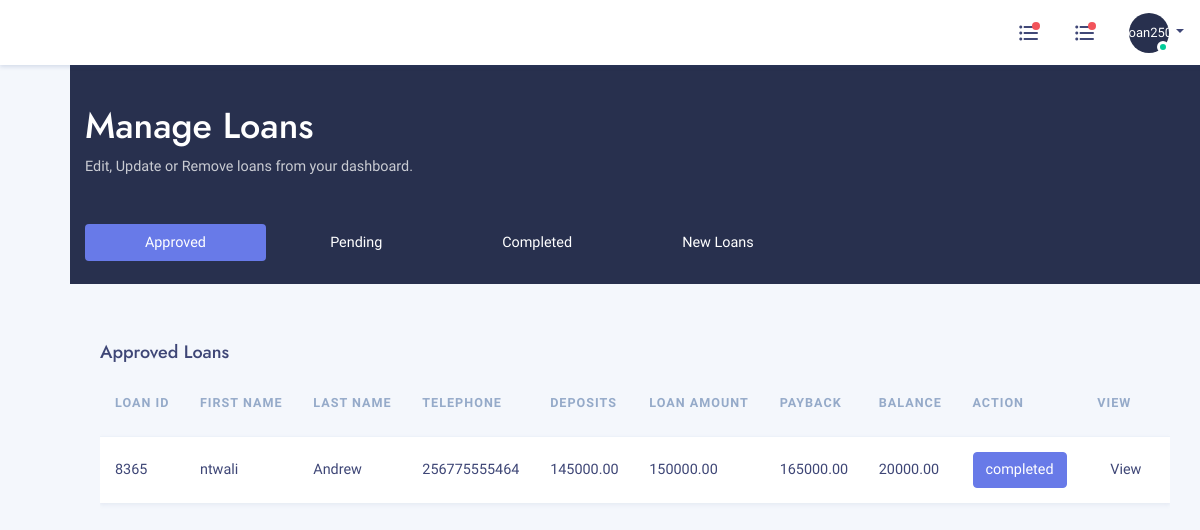
The page /loan/manage-loans/ (signed in) on the database its author committed.
### home/models.py (models this page shows, shortened)
class Apply(models.Model):
    first_name = models.CharField(max_length=200)
    last_name = models.CharField(max_length=200)
    national_id = models.CharField(max_length=200)
    telephone = models.CharField(max_length=200)
    pic_id = models.FileField()
    person_pic = models.FileField()
    first_guarrante_full_names = models.CharField(max_length=200)
    first_guarrante_national_id = models.CharField(max_length=200)
    first_guarrante_telephone = models.CharField(max_length=200)
    first_guarrante_pic_id = models.FileField()
    second_guarrante_full_names = models.CharField(max_length=200)
    second_guarrante_national_id = models.CharField(max_length=200)
    second_guarrante_telephone = models.CharField(max_length=200)
    second_guarrante_pic_id = models.FileField()
    transction_id = models.CharField(max_length=200)
    loan_amount = models.DecimalField(max_digits=8, decimal_places=2)
    loan_id = models.CharField(default= random_string, max_length=200)
    reference = models.CharField(max_length=200)
    date = models.DateTimeField(default=datetime.now, blank=True)
    status = models.CharField(max_length=50, default='fee_not_paid')
    user = models.CharField(max_length=200)
    payback = models.DecimalField(max_digits=12, decimal_places=2, default='0.00')
    deposits = models.DecimalField(max_digits=12, decimal_places=2, default='0')
    balance = models.DecimalField(max_digits=12, decimal_places=2, default='0')

### loan/views.py (the view)
# urls.py: path('manage-loans/', views.manage_loans, name='manage-loans'),
def manage_loans(request):
    if request.user.is_superuser:
        loans = Apply.objects.all()
        context = {
            'loans': loans,
        }
        return render(request, 'manage_loans.html', context)
    else:
        return redirect('account:admin-login')

### account/templates/manage_loans.html (shortened to what this page needs)
{% extends 'base.html' %}
{% load static %}
    {% block content %}
        <section class="admin-content">
                <div class=" bg-dark m-b-30 bg-stars">
                    <div class="container">
                        <div class="row">
                            <div class="col-md-8 m-auto text-white p-t-40 p-b-90">
                                <h1>Manage Loans</h1>
                                <p class="opacity-75">
                                    Edit, Update or Remove loans from your dashboard.
                                </p>
                            </div>
                            <div class="col-md-4 m-auto text-white p-t-40 p-b-90">
                            </div>
                        </div>
                    </div>
                </div>
                <div class="container pull-up">
                    <div class="row">
                        <div class="col-lg-8">
                            <nav class="nav nav-pills nav-justified m-b-80">
                            <a class="nav-item nav-link text-white active" id="home-tab" data-toggle="tab" href="#home" role="tab" aria-controls="home" aria-selected="true">Approved</a>
                            <a class="nav-item nav-link text-white" id="profile-tab" data-toggle="tab" href="#profile" role="tab" aria-controls="profile" aria-selected="false">Pending</a>
                            <a class="nav-item nav-link text-white" id="contact-tab" data-toggle="tab" href="#contact" role="tab" aria-controls="contact" aria-selected="false">Completed</a>
                            <a class="nav-item nav-link text-white" id="new-tab" data-toggle="tab" href="#new" role="tab" aria-controls="new" aria-selected="false">New Loans</a>
                        </nav>
                        </div>
                        <div class="col-lg-12">
                            <div class="tab-content" id="myTabContent">
                                <div class="tab-pane fade show active" id="home" role="tabpanel" aria-labelledby="home-tab">
                                    <div class="col-md-12 m-b-30">
                                        <h5>Approved Loans</h5>
                                        <div class="table-responsive">
                                            <table class="table align-td-middle table-card table-striped">
                                                <thead>
                                                <tr>
                                                    <th>Loan ID</th>
                                                    <th>first name</th>
                                                    <th>last name</th>
                                                    <th>telephone</th>
                                                    <th>deposits</th>
                                                    <th>loan amount</th>
                                                    <th>payback</th>
                                                    <th>Balance</th>
                                                    <th>Action</th>
                                                    <th>View</th>
                                                </tr>
                                                </thead>
                                                <tbody>
                                                {% if loans %}
                                                    {% for loan in loans %}
                                                        {% if loan.status == 'approved' %}
                                                            <tr>
                                                                <td>
                                                                    {{loan.loan_id}}
                                                                </td>
                                                                <td>{{loan.first_name}}</td>
                                                                <td>{{loan.last_name}}</td>
                                                                <td>{{loan.telephone}}</td>
                                                                <td>{{loan.deposits}}</td>
                                                                <td>{{loan.loan_amount}}</td>
                                                                <td>{{loan.payback}}</td>
                                                                <td>{{loan.balance}}</td>
                                                                <td>
                                                                    <form action="{% url 'loan:loan-complete' %}" method="POST">
                                                                        <button class="btn btn-primary" type="submit">completed</button>
                                                                    </form>
                                                                </td>
                                                                <td>
                                                                        <a class='btn hvr-hover' href="{% url 'loan:loan-details' loan.id %}">View</a>
                                                                </td>
                                                            </tr>
                                                        {% endif %}
                                                    {% endfor %}
                                                {% else %}
                                                        <tr>
                                                            <td><h4>No record in DB</h4></td>
                                                        </tr>
                                                {% endif %}
                                                </tbody>
                                            </table>
                                        </div>
                                    </div>
                                </div>
                            </div>
                        </div>
                    </div>
                </div>
            </section>
    {% endblock %}

### account/templates/base.html (shortened to what this page needs)
{% load static %}
<!DOCTYPE html>
<html lang="en">
<head>
        <link rel='stylesheet' href="{% static 'assets1/vendor/pace/pace.css' %}"/>
        <link rel='stylesheet' type='text/css' href='{% static "assets1/css/bundles/291bbeead57f19651f311362abe809b67adc3fb5.css" %}'/>
        <link rel='stylesheet' type='text/css' href='{% static "assets1/css/bundles/28c909f8c5939b3b29991049355ad3050be56f71.css" %}'/>
        <link rel='stylesheet' href='{% static "assets1/css/bundles/dcd1663bd4b40ee5b03564aeb0245515dd3277b0.css" %}'/>
        <link rel='stylesheet' href='{% static "assets1/fonts/jost/jost.css" %}'/>
        <link rel='stylesheet' type='text/css' href='{% static "assets1/fonts/materialdesignicons/materialdesignicons.min.css" %}'/>
        <link rel='stylesheet' type='text/css' href='{% static "assets1/css/atmos.min.css" %}'/>
        <link rel='stylesheet' type='text/css' href='{% static "assets1/css/bundles/13fc3abb600e389b43865b1fa1697fc8f5ebf063.css" %}'/>
</head>
<body class="">
<main class="admin-main">
<header class="admin-header">
    <nav class=" ml-auto">
        <ul class="nav align-items-center">
            <li class="nav-item">
                <div class="dropdown">
                    <a href="#" class="nav-link" data-toggle="dropdown" aria-haspopup="true" aria-expanded="false"> <i class="mdi mdi-24px mdi-format-list-bulleted"></i>
                        <span class="notification-counter"></span>
                    </a>
                </div>
            </li>
            <li class="nav-item">
                <div class="dropdown">
                    <a href="#" class="nav-link" data-toggle="dropdown" aria-haspopup="true" aria-expanded="false"> <i class="mdi mdi-24px mdi-format-list-bulleted"></i>
                        <span class="notification-counter"></span>
                    </a>
                </div>
            </li>
            <li class="nav-item dropdown ">
                <a class="nav-link dropdown-toggle" href="#"   role="button" data-toggle="dropdown"
                   aria-haspopup="true" aria-expanded="false">
                    <div class="avatar avatar-sm avatar-online">
                        <span class="avatar-title rounded-circle bg-dark">{{user}}</span>
                    </div>
                </a>
            </li>
        </ul>
    </nav>
</header>
    {% block content %}
    {% endblock %}
</main>
</body>
</html>

### rows shown on the page
Apply: loan_id "8365", first_name "ntwali", last_name "Andrew", telephone "256775555464", deposits "145000.00", loan_amount "150000.00", payback "165000.00", balance "20000.00"

### other values the page prints
{{ user }} "loan250"
